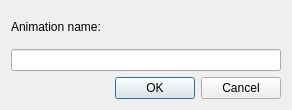
<?xml version="1.0" encoding="UTF-8"?>
<ui version="4.0">
 <class>NewAnimationDialog</class>
 <widget class="QDialog" name="NewAnimationDialog">
  <property name="geometry">
   <rect>
    <x>0</x>
    <y>0</y>
    <width>292</width>
    <height>110</height>
   </rect>
  </property>
  <property name="windowTitle">
   <string>New animation</string>
  </property>
  <layout class="QVBoxLayout" name="verticalLayout_3">
   <item>
    <layout class="QVBoxLayout" name="vertical_layout_2">
     <item>
      <layout class="QVBoxLayout" name="verticalLayout">
       <item>
        <widget class="QLabel" name="animation_name_label">
         <property name="text">
          <string>Animation name:</string>
         </property>
        </widget>
       </item>
       <item>
        <widget class="QLineEdit" name="animation_name_field"/>
       </item>
      </layout>
     </item>
     <item>
      <widget class="QDialogButtonBox" name="button_box">
       <property name="orientation">
        <enum>Qt::Horizontal</enum>
       </property>
       <property name="standardButtons">
        <set>QDialogButtonBox::Cancel|QDialogButtonBox::Ok</set>
       </property>
      </widget>
     </item>
    </layout>
   </item>
  </layout>
 </widget>
 <resources/>
 <connections>
  <connection>
   <sender>button_box</sender>
   <signal>accepted()</signal>
   <receiver>NewAnimationDialog</receiver>
   <slot>accept()</slot>
   <hints>
    <hint type="sourcelabel">
     <x>248</x>
     <y>254</y>
    </hint>
    <hint type="destinationlabel">
     <x>157</x>
     <y>274</y>
    </hint>
   </hints>
  </connection>
  <connection>
   <sender>button_box</sender>
   <signal>rejected()</signal>
   <receiver>NewAnimationDialog</receiver>
   <slot>reject()</slot>
   <hints>
    <hint type="sourcelabel">
     <x>316</x>
     <y>260</y>
    </hint>
    <hint type="destinationlabel">
     <x>286</x>
     <y>274</y>
    </hint>
   </hints>
  </connection>
 </connections>
</ui>
